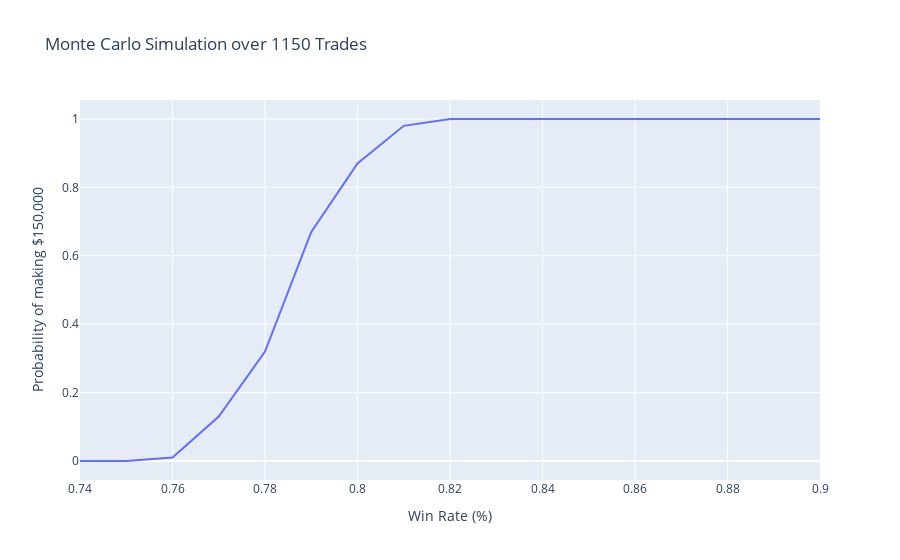

Notebook cell for this chart:
### Code cell
px.line(x=prob_ls, y=prob_eli, labels=
{"x":"Win Rate (%)", "y" : "Probability of making $150,000"},
title="Monte Carlo Simulation over 1150 Trades")

### Figure 1 — Plotly figure (JSON) as saved in the notebook; plotly's stock layout.template omitted (floating-point values rounded to 4 significant figures)
{"data": [{"hovertemplate": "Win Rate (%)=%{x}<br>Probability of making $150,000=%{y}<extra></extra>", "legendgroup": "", "line": {"color": "#636efa", "dash": "solid"}, "marker": {"symbol": "circle"}, "mode": "lines", "name": "", "orientation": "v", "showlegend": false, "type": "scatter", "x": [0.74, 0.75, 0.76, 0.77, 0.78, 0.79, 0.8, 0.81, 0.82, 0.83, 0.84, 0.85, 0.86, 0.87, 0.88, 0.89, 0.9], "xaxis": "x", "y": [0, 0, 0.01, 0.13, 0.32, 0.67, 0.87, 0.98, 1, 1, 1, 1, 1, 1, 1, 1, 1], "yaxis": "y"}], "layout": {"legend": {"tracegroupgap": 0}, "title": {"text": "Monte Carlo Simulation over 1150 Trades"}, "xaxis": {"anchor": "y", "domain": [0, 1], "title": {"text": "Win Rate (%)"}}, "yaxis": {"anchor": "x", "domain": [0, 1], "title": {"text": "Probability of making $150,000"}}}}
